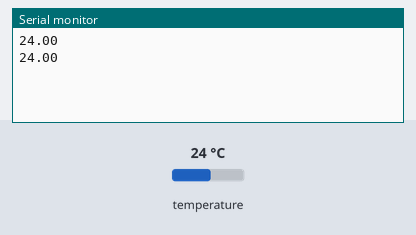
The sketch below on a simulated Arduino Uno, built with avr-gcc and run on an emulated ATmega328P. On the bench: the last lines printed to the serial monitor. The inputs (shaded band) are chosen by the test bench; at power-on: temperature 24 °C.

Above: at 2.4 s.
2.5 s: temperature set to 12 °C
At 3.2 s:
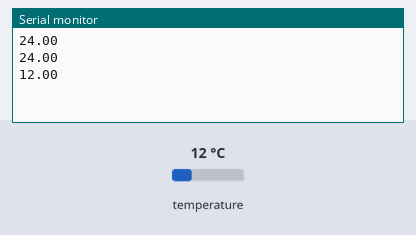
4.0 s: temperature set to 19 °C
At 4.6 s:
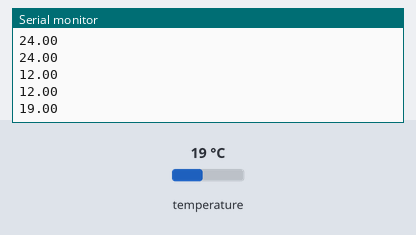
Timing chart, 0 to 7.0 s (numbered marks = the images above; inputs shaded):
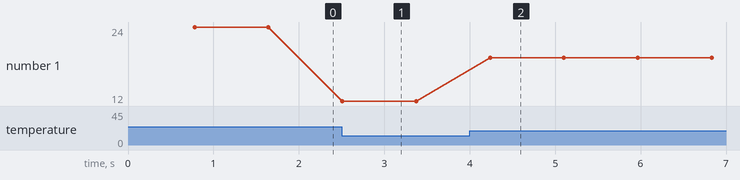

The sketch:

temp_read_aurdino.ino
```cpp
#include <OneWire.h>
#include <DallasTemperature.h>
#define ONE_WIRE_BUS 2
OneWire oneWire(ONE_WIRE_BUS);
DallasTemperature sensors(&oneWire);
void setup() {
 Serial.begin(9600);
 sensors.begin();
}

void loop() {
  sensors.requestTemperatures();
  Serial.println(sensors.getTempCByIndex(0));
 delay(100);
}
```

Measured:
- after the input at 2.5 s, the serial monitor: prints a new line at once (image 1)
- after the input at 4.0 s, the serial monitor: prints a new line after 0.24 s (image 2)
- plotted number 1: 24 → 12 after the input at 2.5 s, 12 → 19 after the input at 4.0 s
